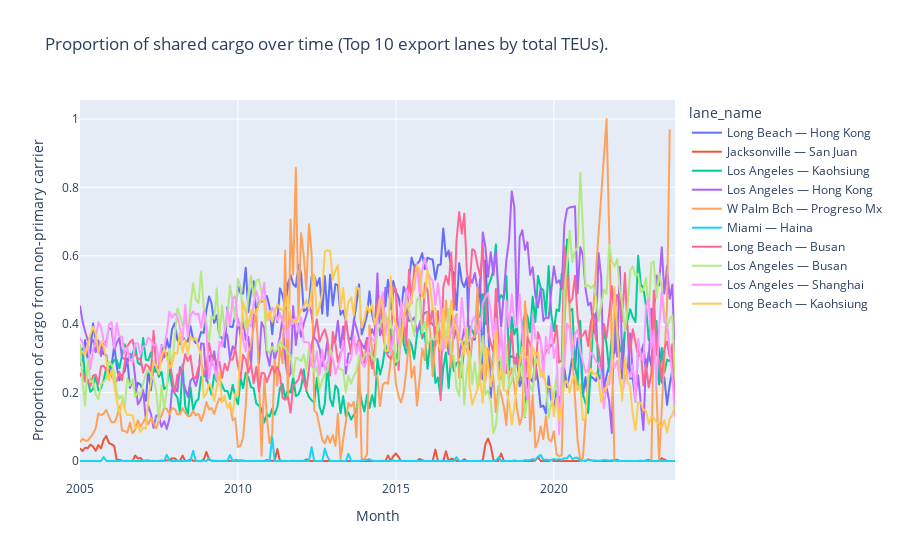

The notebook cell saved with this chart:
### Code cell
sharing_over_time_plotly(
    data_lf=exports_lf,
    group_var='lane_name',
    include_missing_vessels=False,
    title='Proportion of shared cargo over time (Top 10 export lanes by total TEUs).')

### Figure 1 — Plotly figure (JSON) as saved in the notebook; plotly's stock layout.template omitted (floating-point values rounded to 4 significant figures; data arrays with more than 128 entries replaced by an {"elided": "..."} marker saying what was removed)
{"data": [{"hovertemplate": "lane_name=Long Beach — Hong Kong<br>Month=%{x}<br>Proportion of cargo from non-primary carrier=%{y}<extra></extra>", "legendgroup": "Long Beach — Hong Kong", "line": {"color": "#636efa", "dash": "solid"}, "marker": {"symbol": "circle"}, "mode": "lines", "name": "Long Beach — Hong Kong", "showlegend": true, "type": "scattergl", "x": {"elided": "227 str values"}, "xaxis": "x", "y": {"elided": "227 float values"}, "yaxis": "y"}, {"hovertemplate": "lane_name=Jacksonville — San Juan<br>Month=%{x}<br>Proportion of cargo from non-primary carrier=%{y}<extra></extra>", "legendgroup": "Jacksonville — San Juan", "line": {"color": "#EF553B", "dash": "solid"}, "marker": {"symbol": "circle"}, "mode": "lines", "name": "Jacksonville — San Juan", "showlegend": true, "type": "scattergl", "x": {"elided": "226 str values"}, "xaxis": "x", "y": {"elided": "226 float values"}, "yaxis": "y"}, {"hovertemplate": "lane_name=Los Angeles — Kaohsiung<br>Month=%{x}<br>Proportion of cargo from non-primary carrier=%{y}<extra></extra>", "legendgroup": "Los Angeles — Kaohsiung", "line": {"color": "#00cc96", "dash": "solid"}, "marker": {"symbol": "circle"}, "mode": "lines", "name": "Los Angeles — Kaohsiung", "showlegend": true, "type": "scattergl", "x": {"elided": "227 str values"}, "xaxis": "x", "y": {"elided": "227 float values"}, "yaxis": "y"}, {"hovertemplate": "lane_name=Los Angeles — Hong Kong<br>Month=%{x}<br>Proportion of cargo from non-primary carrier=%{y}<extra></extra>", "legendgroup": "Los Angeles — Hong Kong", "line": {"color": "#ab63fa", "dash": "solid"}, "marker": {"symbol": "circle"}, "mode": "lines", "name": "Los Angeles — Hong Kong", "showlegend": true, "type": "scattergl", "x": {"elided": "227 str values"}, "xaxis": "x", "y": {"elided": "227 float values"}, "yaxis": "y"}, {"hovertemplate": "lane_name=W Palm Bch — Progreso Mx<br>Month=%{x}<br>Proportion of cargo from non-primary carrier=%{y}<extra></extra>", "legendgroup": "W Palm Bch — Progreso Mx", "line": {"color": "#FFA15A", "dash": "solid"}, "marker": {"symbol": "circle"}, "mode": "lines", "name": "W Palm Bch — Progreso Mx", "showlegend": true, "type": "scattergl", "x": {"elided": "197 str values"}, "xaxis": "x", "y": {"elided": "197 float values"}, "yaxis": "y"}, {"hovertemplate": "lane_name=Miami — Haina<br>Month=%{x}<br>Proportion of cargo from non-primary carrier=%{y}<extra></extra>", "legendgroup": "Miami — Haina", "line": {"color": "#19d3f3", "dash": "solid"}, "marker": {"symbol": "circle"}, "mode": "lines", "name": "Miami — Haina", "showlegend": true, "type": "scattergl", "x": {"elided": "227 str values"}, "xaxis": "x", "y": {"elided": "227 float values"}, "yaxis": "y"}, {"hovertemplate": "lane_name=Long Beach — Busan<br>Month=%{x}<br>Proportion of cargo from non-primary carrier=%{y}<extra></extra>", "legendgroup": "Long Beach — Busan", "line": {"color": "#FF6692", "dash": "solid"}, "marker": {"symbol": "circle"}, "mode": "lines", "name": "Long Beach — Busan", "showlegend": true, "type": "scattergl", "x": {"elided": "227 str values"}, "xaxis": "x", "y": {"elided": "227 float values"}, "yaxis": "y"}, {"hovertemplate": "lane_name=Los Angeles — Busan<br>Month=%{x}<br>Proportion of cargo from non-primary carrier=%{y}<extra></extra>", "legendgroup": "Los Angeles — Busan", "line": {"color": "#B6E880", "dash": "solid"}, "marker": {"symbol": "circle"}, "mode": "lines", "name": "Los Angeles — Busan", "showlegend": true, "type": "scattergl", "x": {"elided": "227 str values"}, "xaxis": "x", "y": {"elided": "227 float values"}, "yaxis": "y"}, {"hovertemplate": "lane_name=Los Angeles — Shanghai<br>Month=%{x}<br>Proportion of cargo from non-primary carrier=%{y}<extra></extra>", "legendgroup": "Los Angeles — Shanghai", "line": {"color": "#FF97FF", "dash": "solid"}, "marker": {"symbol": "circle"}, "mode": "lines", "name": "Los Angeles — Shanghai", "showlegend": true, "type": "scattergl", "x": {"elided": "227 str values"}, "xaxis": "x", "y": {"elided": "227 float values"}, "yaxis": "y"}, {"hovertemplate": "lane_name=Long Beach — Kaohsiung<br>Month=%{x}<br>Proportion of cargo from non-primary carrier=%{y}<extra></extra>", "legendgroup": "Long Beach — Kaohsiung", "line": {"color": "#FECB52", "dash": "solid"}, "marker": {"symbol": "circle"}, "mode": "lines", "name": "Long Beach — Kaohsiung", "showlegend": true, "type": "scattergl", "x": {"elided": "227 str values"}, "xaxis": "x", "y": {"elided": "227 float values"}, "yaxis": "y"}], "layout": {"legend": {"title": {"text": "lane_name"}, "tracegroupgap": 0}, "title": {"text": "Proportion of shared cargo over time (Top 10 export lanes by total TEUs)."}, "xaxis": {"anchor": "y", "domain": [0, 1], "title": {"text": "Month"}}, "yaxis": {"anchor": "x", "domain": [0, 1], "title": {"text": "Proportion of cargo from non-primary carrier"}}}}
